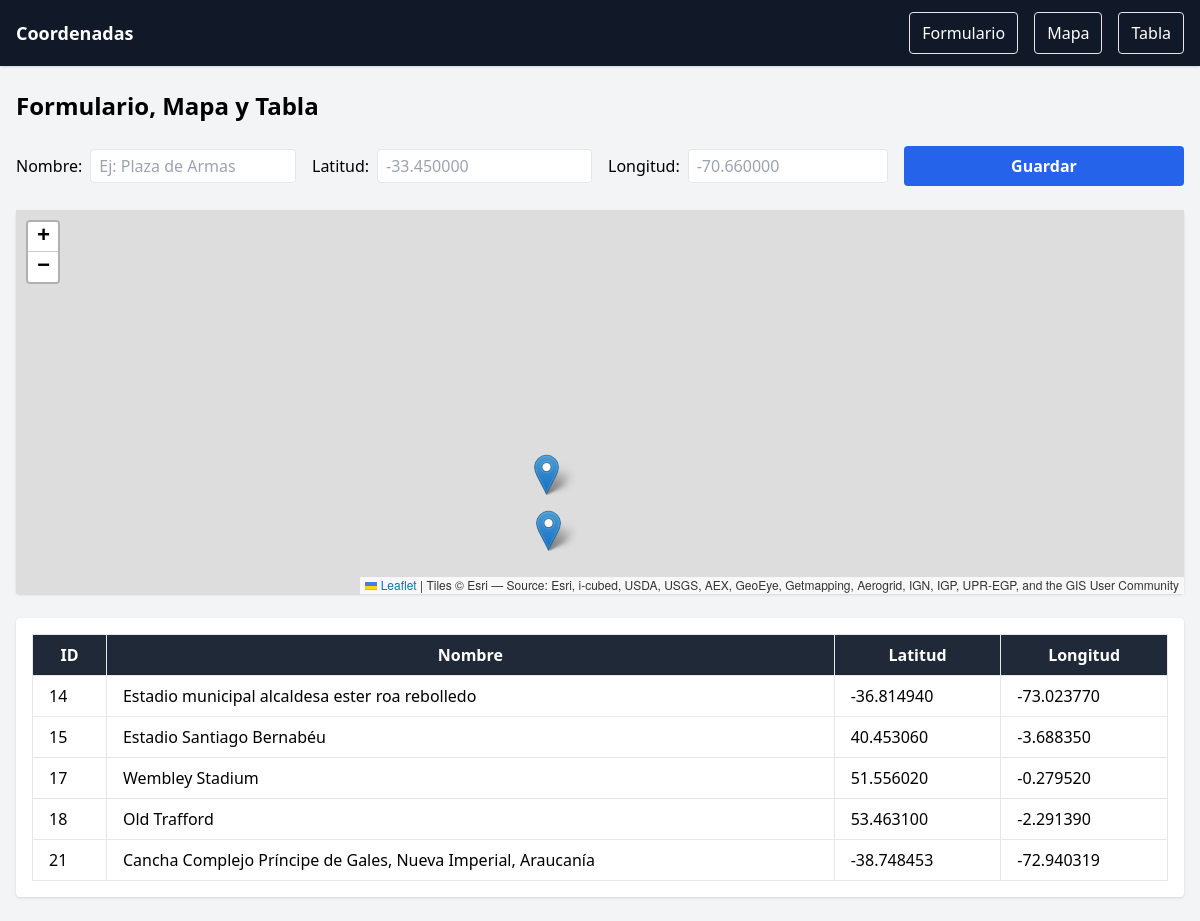
The page / on the database its author committed.
### datos/models.py (models this page shows, shortened)
class Registro(models.Model):
    nombre = models.CharField(max_length=100)
    latitud = models.DecimalField(max_digits=9, decimal_places=6, null=True, blank=True)
    longitud = models.DecimalField(max_digits=9, decimal_places=6, null=True, blank=True)

### datos/views.py (the view)
# urls.py: path('', home, name='home'),
def home(request):
    if request.method == "POST":
        form = RegistroForm(request.POST)
        if form.is_valid():
            form.save()
            return redirect('home')
    else:
        form = RegistroForm()
    registros = Registro.objects.all()
    return render(request, 'home.html', {'form': form, 'registros': registros})

### datos/forms.py
class RegistroForm(forms.ModelForm):
    class Meta:
        model = Registro
        fields = ['nombre', 'latitud', 'longitud']
        widgets = {
            'latitud': forms.NumberInput(attrs={'step': 'any'}),
            'longitud': forms.NumberInput(attrs={'step': 'any'}),
        }

### datos/templates/home.html (shortened to what this page needs)
<!DOCTYPE html>
<html>
<head>
    <script src="https://cdn.tailwindcss.com"></script>
    <link rel="stylesheet" href="https://unpkg.com/leaflet/dist/leaflet.css" />
</head>
<body class="bg-gray-100">
    <nav class="w-full bg-gray-900 text-white shadow">
        <div class="flex items-center justify-between px-4 py-3">
            <a class="font-bold text-lg" href="#">Coordenadas</a>
            <div id="menu" class="hidden lg:flex flex-col lg:flex-row lg:space-x-4 mt-2 lg:mt-0">
                <a class="px-3 py-2 border rounded hover:bg-white hover:text-blue-600 transition" href="#formulario">Formulario</a>
                <a class="px-3 py-2 border rounded hover:bg-white hover:text-blue-600 transition" href="#mapa">Mapa</a>
                <a class="px-3 py-2 border rounded hover:bg-white hover:text-blue-600 transition" href="#tabla">Tabla</a>
            </div>
        </div>
    </nav>
    <div class="px-4 py-6">
        <h1 class="text-2xl font-bold mb-6">Formulario, Mapa y Tabla</h1>
        <form id="formulario" method="post" class="grid grid-cols-1 md:grid-cols-4 gap-4 mb-6">
            <div class="flex items-center space-x-2">
                <label for="id_nombre" class="font-medium">Nombre:</label>
                <input type="text" name="nombre" id="id_nombre"
                       class="border rounded px-2 py-1 w-full"
                       placeholder="Ej: Plaza de Armas">
            </div>
            <div class="flex items-center space-x-2">
                <label for="id_latitud" class="font-medium">Latitud:</label>
                <input type="text" name="latitud" id="id_latitud"
                       class="border rounded px-2 py-1 w-full"
                       placeholder="-33.450000">
            </div>
            <div class="flex items-center space-x-2">
                <label for="id_longitud" class="font-medium">Longitud:</label>
                <input type="text" name="longitud" id="id_longitud"
                       class="border rounded px-2 py-1 w-full"
                       placeholder="-70.660000">
            </div>
            <div>
                <button type="submit"
                        class="w-full bg-blue-600 text-white font-semibold py-2 rounded hover:bg-blue-700">
                    Guardar
                </button>
            </div>
        </form>
        <div id="mapa" class="bg-white shadow rounded mb-6">
            <div class="p-0">
                <div id="map" class="w-full h-96"></div>
            </div>
        </div>
        <div id="tabla" class="bg-white shadow rounded">
            <div class="p-4">
                <table class="min-w-full border border-gray-300">
                    <thead class="bg-gray-800 text-white">
                        <tr>
                            <th class="px-4 py-2 border">ID</th>
                            <th class="px-4 py-2 border">Nombre</th>
                            <th class="px-4 py-2 border">Latitud</th>
                            <th class="px-4 py-2 border">Longitud</th>
                        </tr>
                    </thead>
                    <tbody>
                        {% for r in registros %}
                        <tr class="hover:bg-gray-100 cursor-pointer"
                            data-lat="{{ r.latitud }}"
                            data-lng="{{ r.longitud }}"
                            data-nombre="{{ r.nombre }}">
                            <td class="px-4 py-2 border">{{ r.id }}</td>
                            <td class="px-4 py-2 border">{{ r.nombre }}</td>
                            <td class="px-4 py-2 border">{{ r.latitud }}</td>
                            <td class="px-4 py-2 border">{{ r.longitud }}</td>
                        </tr>
                        {% endfor %}
                    </tbody>
                </table>
            </div>
        </div>
    </div>
</body>
</html>

### rows shown on the page
Registro: id "14", nombre "Estadio municipal alcaldesa ester roa rebolledo", latitud "-36.814940", longitud "-73.023770"
Registro: id "15", nombre "Estadio Santiago Bernabéu", latitud "40.453060", longitud "-3.688350"
Registro: id "17", nombre "Wembley Stadium", latitud "51.556020", longitud "-0.279520"
Registro: id "18", nombre "Old Trafford", latitud "53.463100", longitud "-2.291390"
Registro: id "21", nombre "Cancha Complejo Príncipe de Gales, Nueva Imperial, Araucanía", latitud "-38.748453", longitud "-72.940319"
